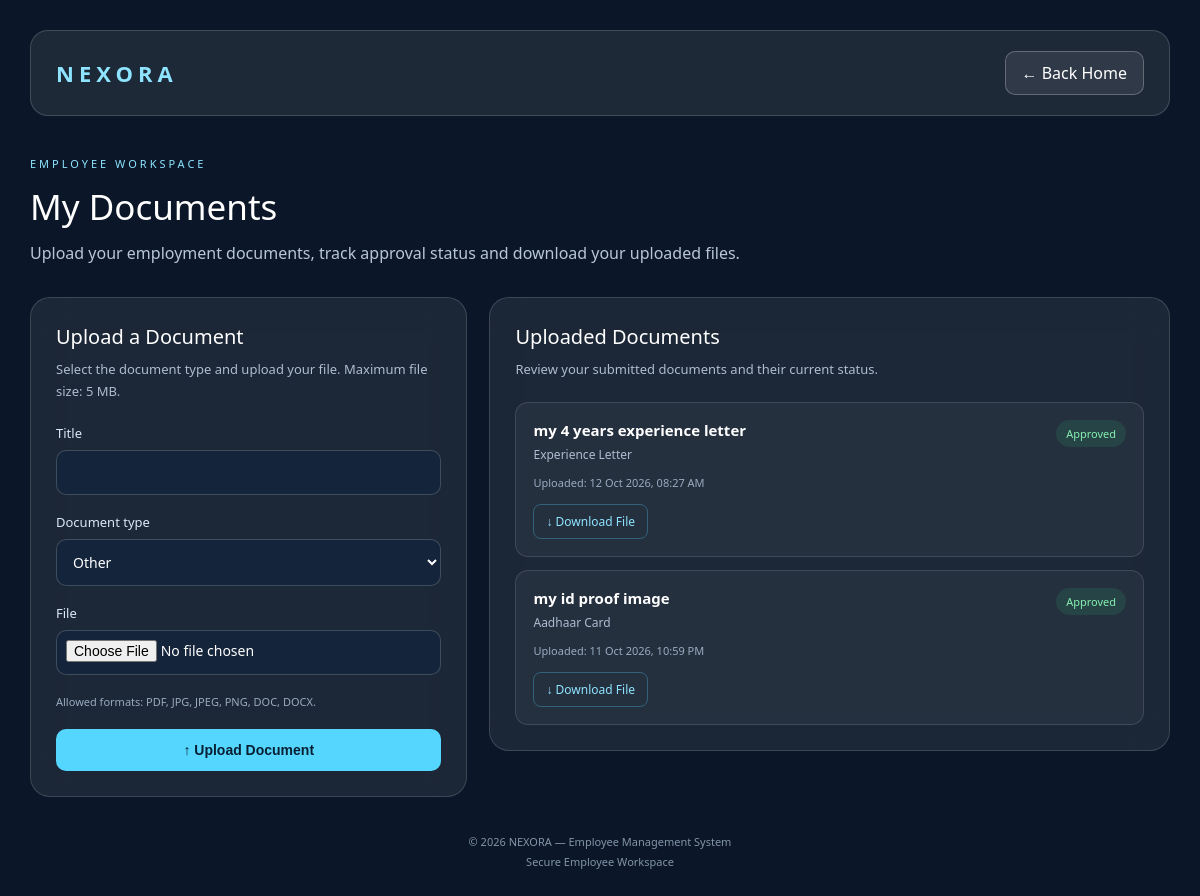
The page /documents/employee/ (signed in) on the database its author committed.
### documents/models.py (models this page shows, shortened)
class Document(models.Model):
    DOCUMENT_TYPES = [
        ("resume", "Resume"),
        ("aadhaar", "Aadhaar Card"),
        ("pan", "PAN Card"),
        ("education", "Education Certificate"),
        ("experience", "Experience Letter"),
        ("salary_slip", "Salary Slip"),
        ("other", "Other"),
    ]
    STATUS_CHOICES = [
        ("pending", "Pending"),
        ("approved", "Approved"),
        ("rejected", "Rejected"),
    ]
    employee = models.ForeignKey(
        settings.AUTH_USER_MODEL,
        on_delete=models.CASCADE,
        related_name="uploaded_documents",
    )
    title = models.CharField(max_length=150)
    document_type = models.CharField(
        max_length=30,
        choices=DOCUMENT_TYPES,
        default="other",
    )
    file = models.FileField(upload_to="employee_documents/")
    status = models.CharField(
        max_length=20,
        choices=STATUS_CHOICES,
        default="pending",
    )
    remarks = models.TextField(blank=True)
    uploaded_at = models.DateTimeField(auto_now_add=True)

### documents/views.py (the view)
@login_required
def employee_documents(request):
    if getattr(request.user, "role", "") != "employee":
        messages.error(request, "Employee access only.")
        return redirect("home")
    if request.method == "POST":
        form = DocumentUploadForm(request.POST, request.FILES)
        if form.is_valid():
            document = form.save(commit=False)
            document.employee = request.user
            document.status = "pending"
            document.save()
            messages.success(request, "Document uploaded successfully.")
            return redirect("documents:employee_documents")
    else:
        form = DocumentUploadForm()
    documents = Document.objects.filter(
        employee=request.user
    ).order_by("-uploaded_at")
    return render(
        request,
        "documents/employee_documents.html",
        {"form": form, "documents": documents},
    )

### documents/forms.py (shortened to what this page needs)
class DocumentUploadForm(forms.ModelForm):
    class Meta:
        model = Document
        fields = ["title", "document_type", "file"]

### templates/documents/employee_documents.html (shortened to what this page needs)
{% load static %}
<!DOCTYPE html>
<html lang="en">
<head>
</head>
<body>
    <main class="container">
        <header class="navbar">
            <div class="brand">NEXORA</div>
            <a href="{% url 'home' %}" class="back-button">
                ← Back Home
            </a>
        </header>
        <section class="heading">
            <span>EMPLOYEE WORKSPACE</span>
            <h1>My Documents</h1>
            <p>
                Upload your employment documents, track approval status
                and download your uploaded files.
            </p>
        </section>
        <section class="content-grid">
            <div class="panel">
                <h2>Upload a Document</h2>
                <p class="panel-description">
                    Select the document type and upload your file.
                    Maximum file size: 5 MB.
                </p>
                <form method="POST" enctype="multipart/form-data">
                    {% for field in form %}
                        <div class="form-group">
                            <label for="{{ field.id_for_label }}">
                                {{ field.label }}
                            </label>
                            {{ field }}
                        </div>
                    {% endfor %}
                    <p class="hint" style="margin-bottom:18px;">
                        Allowed formats: PDF, JPG, JPEG, PNG, DOC, DOCX.
                    </p>
                    <button type="submit" class="upload-button">
                        ↑ Upload Document
                    </button>
                </form>
            </div>
            <div class="panel">
                <h2>Uploaded Documents</h2>
                <p class="panel-description">
                    Review your submitted documents and their current status.
                </p>
                <div class="document-list">
                    {% for document in documents %}
                        <article class="document-item">
                            <div class="document-top">
                                <div>
                                    <div class="document-title">
                                        {{ document.title }}
                                    </div>
                                    <div class="document-type">
                                        {{ document.get_document_type_display }}
                                    </div>
                                </div>
                                <span class="status status-{{ document.status }}">
                                    {{ document.get_status_display }}
                                </span>
                            </div>
                            <div class="document-meta">
                                Uploaded:
                                {{ document.uploaded_at|date:"d M Y, h:i A" }}
                            </div>
                            <div class="document-actions">
                                <a href="{% url 'documents:download_employee_document' document.id %}"
                                   class="download-button">
                                    ↓ Download File
                                </a>
                            </div>
                        </article>
                    {% empty %}
                        <div class="empty-state">
                            <div class="empty-icon">▤</div>
                            <strong>No documents uploaded yet</strong>
                            <p>Upload your first document using the form.</p>
                        </div>
                    {% endfor %}
                </div>
            </div>
        </section>
        <footer class="footer">
            <p>© {% now "Y" %} NEXORA — Employee Management System</p>
            <p>Secure Employee Workspace</p>
        </footer>
    </main>
</body>
</html>

### templates/documents/employee_documents.html (style rules this page uses)
* { margin: 0; padding: 0; box-sizing: border-box; }
body { min-height: 100vh; font-family: "Segoe UI", Arial, sans-serif; color: #fff; background: #0b1728; padding: 30px; }
.container { max-width: 1150px; margin: auto; }
.navbar { display: flex; justify-content: space-between; align-items: center; gap: 15px; padding: 20px 25px; border: 1px solid rgba(255,255,255,.16); border-radius: 18px; background: rgba(255,255,255,.08); margin-bottom: 35px; }
.brand { font-size: 22px; font-weight: 700; letter-spacing: 5px; color: #8ee4ff; }
.back-button { text-decoration: none; color: white; padding: 10px 16px; border: 1px solid rgba(255,255,255,.25); border-radius: 10px; background: rgba(255,255,255,.08); }
.heading span { color: #8ee4ff; letter-spacing: 3px; font-size: 11px; }
.heading h1 { margin-top: 10px; font-size: 35px; font-weight: 500; }
.heading p { margin-top: 10px; color: #b8c6d8; line-height: 1.7; }
.content-grid { display: grid; grid-template-columns: minmax(0, .9fr) minmax(0, 1.4fr); gap: 22px; margin-top: 30px; align-items: start; }
.panel { padding: 25px; border: 1px solid rgba(255,255,255,.15); border-radius: 20px; background: rgba(255,255,255,.07); backdrop-filter: blur(18px); min-width: 0; }
.panel h2 { font-size: 20px; font-weight: 500; margin-bottom: 8px; }
.panel-description { color: #aebdd0; font-size: 13px; line-height: 1.7; margin-bottom: 22px; }
.form-group { margin-bottom: 18px; }
label { display: block; font-size: 13px; margin-bottom: 8px; color: #dce8f5; }
input, select { display: block; width: 100%; min-height: 45px; padding: 12px; border-radius: 10px; border: 1px solid rgba(255,255,255,.18); background: #14243a; color: #fff; font-family: inherit; font-size: 14px; }
input[type="file"] { padding: 9px; }
.hint { margin-top: 7px; color: #9aabc0; font-size: 11px; line-height: 1.6; }
.upload-button { width: 100%; padding: 13px; border: none; border-radius: 10px; background: #55d6ff; color: #082033; font-weight: 700; font-size: 14px; cursor: pointer; transition: .25s; }
.document-list { display: grid; gap: 13px; }
.document-item { padding: 17px; border-radius: 13px; border: 1px solid rgba(255,255,255,.12); background: rgba(255,255,255,.045); }
.document-top { display: flex; justify-content: space-between; align-items: flex-start; gap: 12px; }
.document-title { font-size: 15px; font-weight: 600; overflow-wrap: anywhere; }
.document-type { margin-top: 6px; color: #aebdd0; font-size: 12px; }
.status { display: inline-block; flex-shrink: 0; padding: 6px 10px; border-radius: 20px; font-size: 11px; text-transform: capitalize; }
.status-approved { color: #86f0b1; background: rgba(46,204,113,.12); }
.document-meta { margin-top: 12px; color: #9aabc0; font-size: 11px; }
.document-actions { margin-top: 14px; }
.download-button { display: inline-block; text-decoration: none; color: #8ee4ff; border: 1px solid rgba(85,214,255,.3); padding: 8px 12px; border-radius: 8px; font-size: 12px; }
.footer { text-align: center; margin-top: 35px; color: #8394aa; font-size: 11px; line-height: 1.8; }

### rows shown on the page
Document: title "my 4 years experience letter", document_type "Experience Letter", status "Approved", uploaded_at "12 Oct 2026, 08:27 AM"
Document: title "my id proof image", document_type "Aadhaar Card", status "Approved", uploaded_at "11 Oct 2026, 10:59 PM"

### other values the page prints
{{ field.label }} "Title" "Document type" "File"
